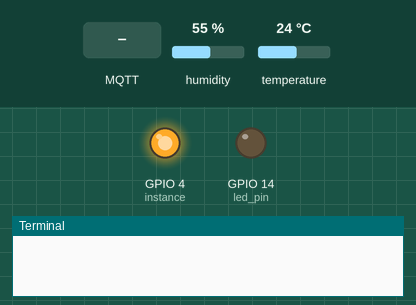
Simulated run of this program. Board: Raspberry Pi (BCM pin numbers). Shown: output pins drawn as LEDs (lit = HIGH), the last lines printed to the terminal. The test bench sets the inputs (shaded band); at power-on: humidity 55 %, temperature 24 °C. No MQTT or app messages arrive unless stated; library files of the repository ran but are not shown: dht11.py.

Above: at 0.16 s.
At 1.3 s:
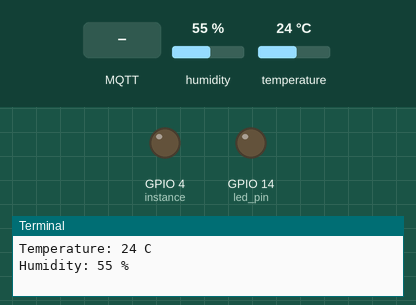
1.4 s: MQTT message "on" arrives on the first subscribed topic
2.9 s: MQTT message "off" arrives on the first subscribed topic
4.4 s: MQTT message "1" arrives on the first subscribed topic
Timing chart, 0 to 7.4 s (numbered marks = the images above; inputs shaded):
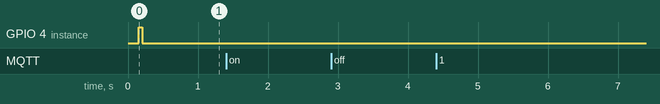

The program:

run.py
```python
# This code gets data from Temperature/Humidity Sensor then sends it to a Online-Dashboard, as well as controlling a relay using RaspberryPi.

# Importing:
# Python library to control GPIO pins onRaspberryPi.
import RPi.GPIO as GPIO
# Python Library to communicate with "add the sensor model"
import dht11
# Import time
import time
# Import Paho library (Python library to communicate with the MQTT Broker)
import paho.mqtt.client as mqtt

# VARS
mqtt_broker = "MQTT_BROKER_ADDRESS"
mqtt_broker_port = "MQTT_PORT"
temp_topic = "s/t"
humidity_topic = "s/h"
light_topic = "s/light"
# sensor/led
led_pin = 14
sensor_pin = 4
# initialize GPIO, First we stop the warnings which is a feature in this Python GPIO library.
GPIO.setwarnings(False)
# We also set the GPIO mode to BCM which is kind of standret RaspberryPi GPIO mapping scheme.
GPIO.setmode(GPIO.BCM)
# Funally we do a cleanup() this means that we set all GPIO pins to its default state.
GPIO.cleanup()

# Setting GPIO pin no. 14 as an output.
GPIO.setup(led_pin, GPIO.OUT)
# then we set it's state to one which equivalent to "OFF"
GPIO.output(led_pin, 0)

client = mqtt.Client()
# deifining on_message function that controls the GPIO pin to turn ON/OFF the light and prints received messages.


def on_message(client, userdata, msg):
    if (msg.payload == "on"):
        GPIO.output(led_pin, 1)
    if (msg.payload == "off"):
        GPIO.output(led_pin, 0)
    print(msg.payload)


# creating the MQTT client and establishing MQTT connection with the broker.
# paho Python Client - documentation: http://www.eclipse.org/paho/clients/python/docs/
client.on_message = on_message
client.connect(mqtt_broker, mqtt_broker_port, 60)
client.subscribe(light_topic)
client.loop_start()

# Reading data from the sensor.
instance = dht11.DHT11(pin=sensor_pin)
temperature = 0
humidity = 0
while True:
	result = instance.read()
	if result.is_valid():
		if (result.temperature != temperature):
			client.publish(temp_topic, result.temperature, qos=0, retain=True)
			temperature = result.temperature
		if (result.humidity != humidity):
			client.publish(humidity_topic, result.humidity, qos=0, retain=True)
			humidity = result.humidity
		print("Temperature: {} C".format(result.temperature))
		print("Humidity: {} %".format( result.humidity))
	time.sleep(1)
```
